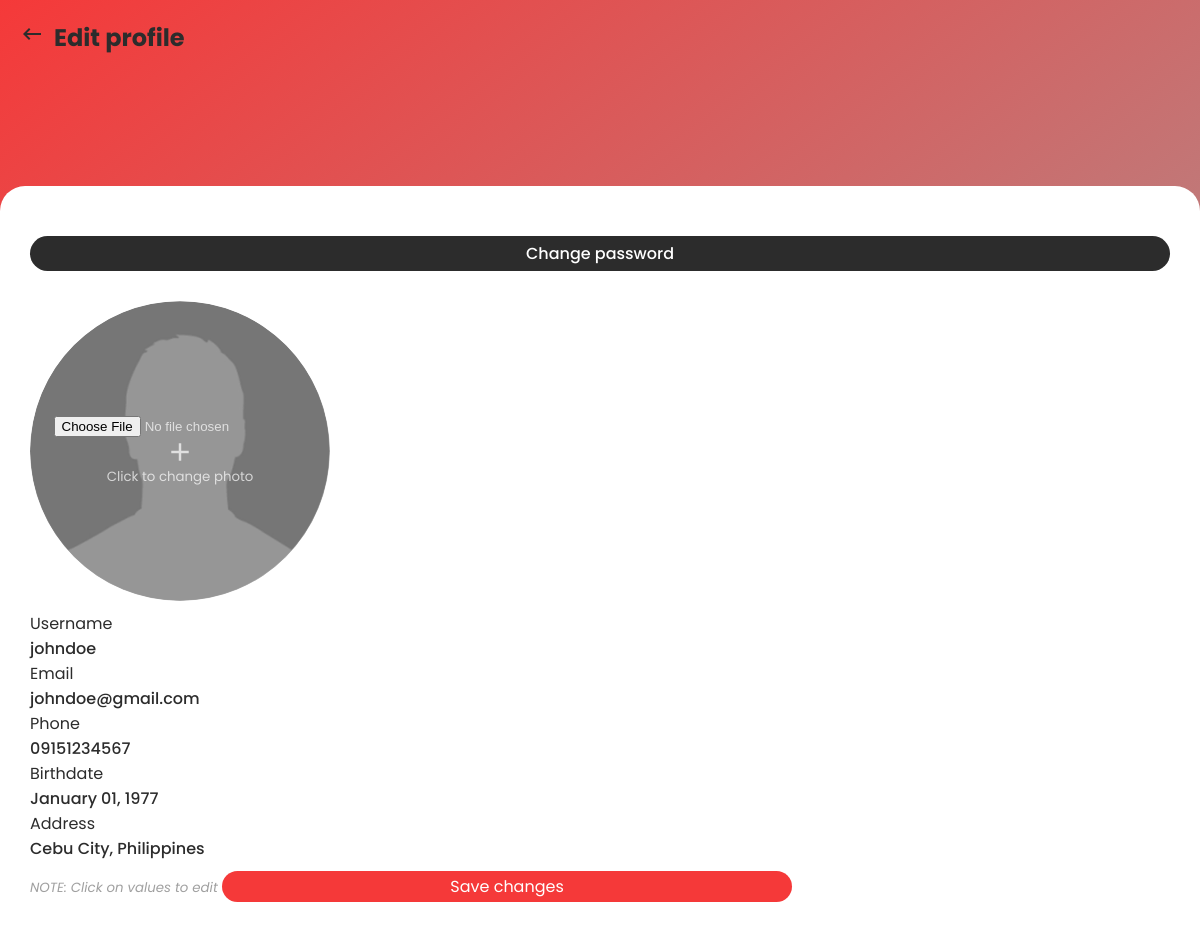
Page /pages/edit_profile.php (signed in) on the committed database.
### tables this page shows
CREATE TABLE `member` (
  `member_id` int(100) NOT NULL,
  `first_name` varchar(100) DEFAULT NULL,
  `last_name` varchar(100) DEFAULT NULL,
  `username` varchar(100) DEFAULT NULL,
  `password` varchar(100) DEFAULT NULL,
  `passwordChanged` tinyint(1) DEFAULT NULL,
  `gender` enum('M','F') DEFAULT NULL,
  `birthdate` date DEFAULT NULL,
  `email` varchar(100) DEFAULT NULL,
  `phone` varchar(11) DEFAULT NULL,
  `member_status` enum('Paid','Expired') NOT NULL,
  `date_registered` date DEFAULT NULL,
  `date_deleted` date DEFAULT NULL,
  `start_subscription` date DEFAULT NULL,
  `end_subscription` date DEFAULT NULL,
  `member_type` enum('Regular','Walk-in') DEFAULT NULL,
  `address` varchar(100) DEFAULT NULL,
  `acc_status` enum('active','inactive') NOT NULL,
  `admin_id` int(100) DEFAULT NULL,
  `program_name` varchar(100) DEFAULT NULL,
  `image_pathname` varchar(9999) NOT NULL
);

### pages/edit_profile.php (the view, shortened to what this page needs)
<?php
  require "./../functions/connect.php";
  $sql = "SELECT * FROM member WHERE member_id = '". $_SESSION["member_id"] ."'";
  $result = mysqli_query($con, $sql);
  $row = mysqli_fetch_assoc($result);
?>
<!DOCTYPE html>
<html lang="en">
<head>
  <link rel="stylesheet" href="./../css/profile.css">
  <link rel="stylesheet" href="./../css/sidebar.css">
</head>
<body>
  <main>
    <div class="menu">
      <a href="./profile.php"><i class="material-icons">keyboard_backspace</i></a>
      <h2>Edit profile</h2>
    </div>
    <div class="main-cont">
      <div id="edit-details">
        <button class="btn" id="change-user-pass-btn">Change password</button>
        <div class="change-profile-div">
        <?php
        if(empty($row["image_pathname"])) {
        ?>
        <img src="./../img/default_picture.png" alt="profile_pic">
        <?php
        } else {
        ?>
        <img src="./../img/uploads/<?php echo $row["image_pathname"] ?>" alt="profile_pic">
        <?php
        }
        ?>
          <div class="profile-mask" id="change-photo">
            <input type="file" name="file" id="">
            <i class="material-icons">add</i>
            <small>Click to change photo</small>
          </div>
        </div>
        <div class="edit-field">
          <p>Username</p>
          <div class="field-value">
            <p class="fw-500" id="username-default"><?php echo $row["username"] ?></p>
          </div>
          <p>Email</p>
          <div class="field-value">
            <p class="fw-500" id="email-default"><?php echo $row["email"] ?></p>
          </div>
          <p>Phone</p>
          <div class="field-value">
            <p class="fw-500" id="phone-default"><?php echo $row["phone"] ?></p>
          </div>
          <p>Birthdate</p>
          <div class="field-value">
            <p class="fw-500" id="birthdate-default">
              <?php
                $date = date_create($row["birthdate"]);
                echo date_format($date, "F d, Y");
              ?>
            </p>
          </div>
          <p>Address</p>
          <div class="field-value">
            <p class="fw-500" id="address-default"><?php echo $row["address"] ?></p>
          </div>
        </div>
        <small class="text-disabled"><i>NOTE: Click on values to edit</i></small>
        <button class="btn btn-reg btn-red edit-details-btn" id="save-changes-btn">Save changes</button>
        <br>
        <br>
      </div>
    </div>
  </main>
</body>
</html>

### css/profile.css (style rules this page uses)
html, body { margin: 0; font-family: 'Poppins', sans-serif; background: #bdc3c7; background: -webkit-gradient(linear, left top, right bottom, from(#f53939), to(#a0a0a0)); background: linear-gradient(to bottom right, #f53939, #a0a0a0); color: #2c2c2c; }
a { text-decoration: none; color: #2c2c2c; font-weight: 400; -webkit-transition: .3s; transition: .3s; }
p, h1, h2, h3, h4, h5, h6 { margin: 0 !important; }
.text-disabled { color: #A0A0A0 !important; }
.fw-500 { font-weight: 500; }
.btn { margin: 50px 0 25px 0; padding: 5px; font-family: "Poppins", sans-serif; border: 0; border-radius: 50px; width: 100%; background: #2c2c2c; color: white; font-size: 1rem; -webkit-transition: .3s; transition: .3s; font-weight: 500; }
.btn.btn-reg { letter-spacing: 0; padding: 3px; font-weight: normal !important; }
.btn.btn-red { background: #f53939; }
*, *:before, *:after { -webkit-box-sizing: border-box; box-sizing: border-box; }
main { overflow-x: hidden; -webkit-tap-highlight-color: rgba(0, 0, 0, 0); -webkit-tap-highlight-color: transparent; width: 100vw; height: 100vh; position: relative; }
main .menu { padding-top: 20px; padding-left: 20px; display: -webkit-box; display: -ms-flexbox; display: flex; -webkit-box-align: center; -ms-flex-align: center; align-items: center; }
main .menu h2 { padding-left: 10px; }
main .main-cont { padding-top: 0 !important; padding: 30px; background: white; position: absolute; width: 100%; min-height: 80vh; top: 20vh; border-radius: 25px 25px 0 0; }
@media screen and (min-width: 414px) { body { cursor: pointer; -webkit-tap-highlight-color: rgba(0, 0, 0, 0); -webkit-tap-highlight-color: transparent; } }
@media screen and (min-height: 812px) { body { cursor: pointer; -webkit-tap-highlight-color: rgba(0, 0, 0, 0); -webkit-tap-highlight-color: transparent; } }
@media screen and (min-height: 812px) { .main-cont { height: 80vh !important; } }

### css/sidebar.css (style rules this page uses)
html, body { margin: 0; font-family: 'Poppins', sans-serif; background: #bdc3c7; background: -webkit-gradient(linear, left top, right bottom, from(#f53939), to(#a0a0a0)); background: linear-gradient(to bottom right, #f53939, #a0a0a0); color: #2c2c2c; }
a { text-decoration: none; color: #2c2c2c; font-weight: 400; -webkit-transition: .3s; transition: .3s; }
p, h1, h2, h3, h4, h5, h6 { margin: 0 !important; }
.text-disabled { color: #A0A0A0 !important; }
.fw-500 { font-weight: 500; }

### pages/edit_profile.php (style rules this page uses)
.main-cont { min-width: 100vw; min-height: 80vh; word-wrap: break-word; overflow-wrap: break-word; }
.main-cont div { word-wrap: break-word; overflow-wrap: break-word; }
.change-profile-div { margin-top: 5px; margin-bottom: 10px; position: relative; display: flex; cursor: pointer; }
img { height: 25vw; clip-path: circle(50.0% at 50% 50%); }
.profile-mask { clip-path: circle(50.0% at 50% 50%); height: 25vw; width: 25vw; position: absolute; border-radius: 50%; top: 0; background-color: rgba(0,0,0,0.3); display: flex; justify-content: center; align-items: center; color: rgba(255,255,255,0.7); flex-direction: column; text-align: center; padding: 5px; }
.profile-mask i { font-size: 30px; }
.field-value { display: flex; align-items: center; min-width: 0; word-break: break-all; word-wrap: break-word; overflow-wrap: break-word; }
.edit-field p { margin-top: 5px; }
#save-changes-btn { margin: 10px 0 0 0 !important; }
.edit-details-btn, .pass-btn { width: 50%; }

### rows in the picture
member: image_pathname (placeholder picture), username "johndoe", email "johndoe@gmail.com", phone "09151234567", birthdate "January 01, 1977", address "Cebu City, Philippines"
